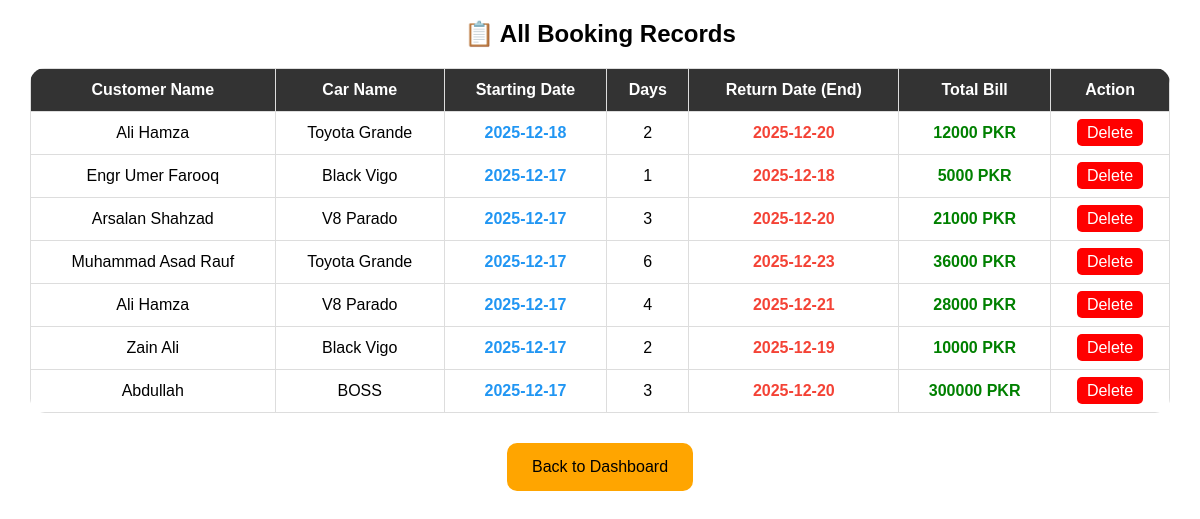
The app's page /view_bookings.php with its own data.
### tables this page shows
CREATE TABLE `bookings` (
  `id` int(11) NOT NULL,
  `customer_name` varchar(50) DEFAULT NULL,
  `cnic` varchar(20) DEFAULT NULL,
  `car_id` int(11) DEFAULT NULL,
  `days` int(11) DEFAULT NULL,
  `total_rent` int(11) DEFAULT NULL,
  `booking_date` date DEFAULT curdate()
);

CREATE TABLE `cars` (
  `id` int(11) NOT NULL,
  `car_name` varchar(50) DEFAULT NULL,
  `model` varchar(20) DEFAULT NULL,
  `rent_per_day` int(11) DEFAULT NULL,
  `image` varchar(255) DEFAULT NULL
);

### view_bookings.php (the view, shortened to what this page needs)
<?php
include 'db.php';
?>
<!DOCTYPE html>
<html>
<head>
    <link rel="stylesheet" href="style.css">
</head>
<body>
<h2 style="text-align:center; margin-top: 20px;">📋 All Booking Records</h2>
<table>
    <thead>
        <tr>
            <th>Customer Name</th>
            <th>Car Name</th>
            <th>Starting Date</th>
            <th>Days</th>
            <th>Return Date (End)</th>
            <th>Total Bill</th>
            <th>Action</th>
        </tr>
    </thead>
    <tbody>
        <?php
        $query = "SELECT bookings.*, cars.car_name FROM bookings JOIN cars ON bookings.car_id = cars.id ORDER BY bookings.id DESC";
        $res = mysqli_query($conn, $query);
        while($row = mysqli_fetch_assoc($res)){
            $start = $row['booking_date'];
            $days = $row['days'];
            $end = date('Y-m-d', strtotime($start . " + $days days"));
        ?>
        <tr>
            <td><?php echo $row['customer_name']; ?></td>
            <td><?php echo $row['car_name']; ?></td>
            <td class="date-start"><?php echo $start; ?></td>
            <td><?php echo $days; ?></td>
            <td class="date-end"><?php echo $end; ?></td>
            <td style="color:green; font-weight:bold;"><?php echo $row['total_rent']; ?> PKR</td>
            <td>
                <a href="view_bookings.php?del_id=<?php echo $row['id']; ?>" class="btn-del" onclick="return confirm('Record delete kar dein?')">Delete</a>
            </td>
        </tr>
        <?php } ?>
    </tbody>
</table>
<center><a href="admin_dashboard.php" class="btn">Back to Dashboard</a></center>
</body>
</html>

### style.css (style rules this page uses)
body, html { margin: 0; padding: 0; font-family: Arial, sans-serif; }
.btn { padding: 15px 25px; background: orange; color: black; text-decoration: none; margin: 10px; display: inline-block; border-radius: 10px; transition: 0.3s; }
table { width: 90%; margin: 20px auto; border-collapse: collapse; background: rgba(255,255,255,0.9); border-radius: 15px; overflow: hidden; }
th, td { padding: 12px; border: 1px solid #ddd; text-align: center; }
th { background: #333; color: white; }
.btn-del { background: red; color: white; padding: 5px 10px; text-decoration: none; border-radius: 5px; transition: 0.3s; }

### view_bookings.php (style rules this page uses)
table { width: 95%; margin: 20px auto; border-collapse: collapse; background: white; color:black; }
th, td { padding: 12px; border: 1px solid #ddd; text-align: center; }
th { background: #333; color: white; }
.date-start { color: #2196F3; font-weight: bold; }
.date-end { color: #f44336; font-weight: bold; }
.btn-del { background: red; color: white; padding: 5px 10px; text-decoration: none; border-radius: 5px; }

### records on screen
bookings: customer_name "Ali Hamza", car.car_name "Toyota Grande", booking_date "2025-12-18", days "2", end "2025-12-20", total_rent "12000"
bookings: customer_name "Engr Umer Farooq", car.car_name "Black Vigo", booking_date "2025-12-17", days "1", end "2025-12-18", total_rent "5000"
bookings: customer_name "Arsalan Shahzad", car.car_name "V8 Parado", booking_date "2025-12-17", days "3", end "2025-12-20", total_rent "21000"
bookings: customer_name "Muhammad Asad Rauf", car.car_name "Toyota Grande", booking_date "2025-12-17", days "6", end "2025-12-23", total_rent "36000"
bookings: customer_name "Ali Hamza", car.car_name "V8 Parado", booking_date "2025-12-17", days "4", end "2025-12-21", total_rent "28000"
bookings: customer_name "Zain Ali", car.car_name "Black Vigo", booking_date "2025-12-17", days "2", end "2025-12-19", total_rent "10000"
bookings: customer_name "Abdullah", car.car_name "BOSS", booking_date "2025-12-17", days "3", end "2025-12-20", total_rent "300000"
